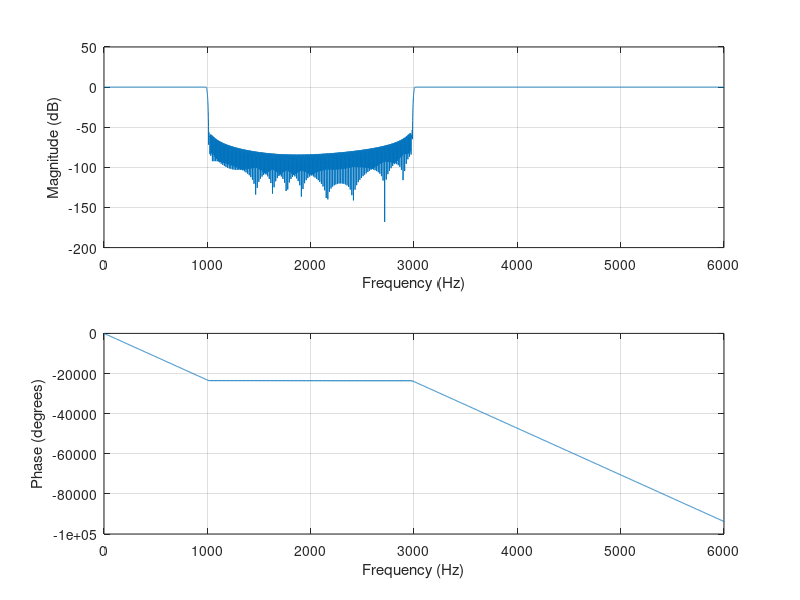
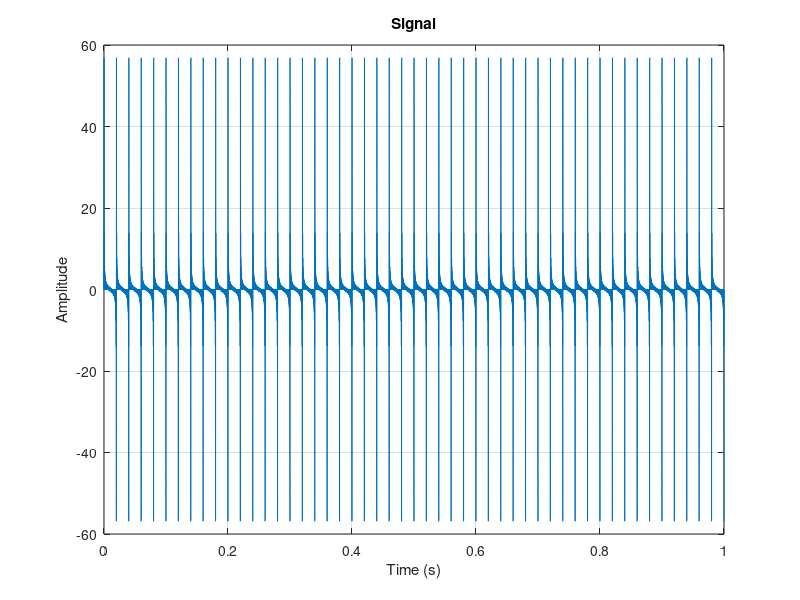
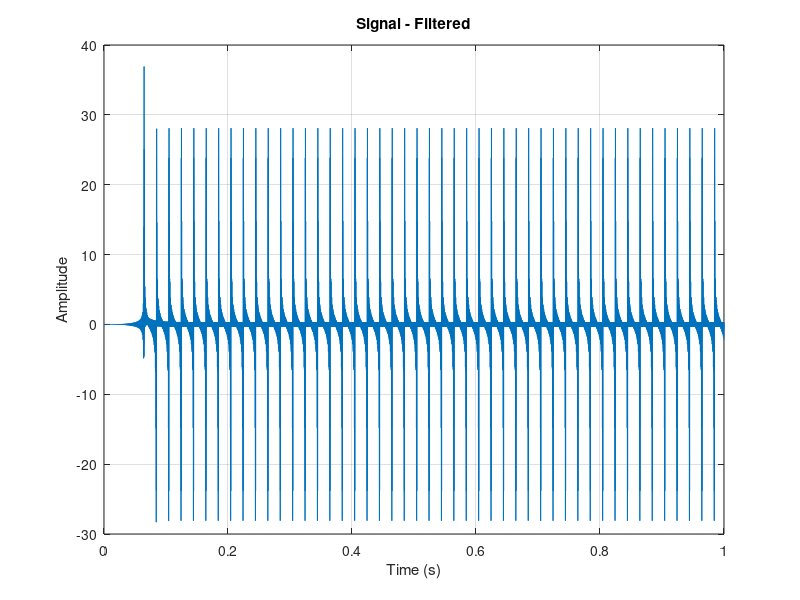
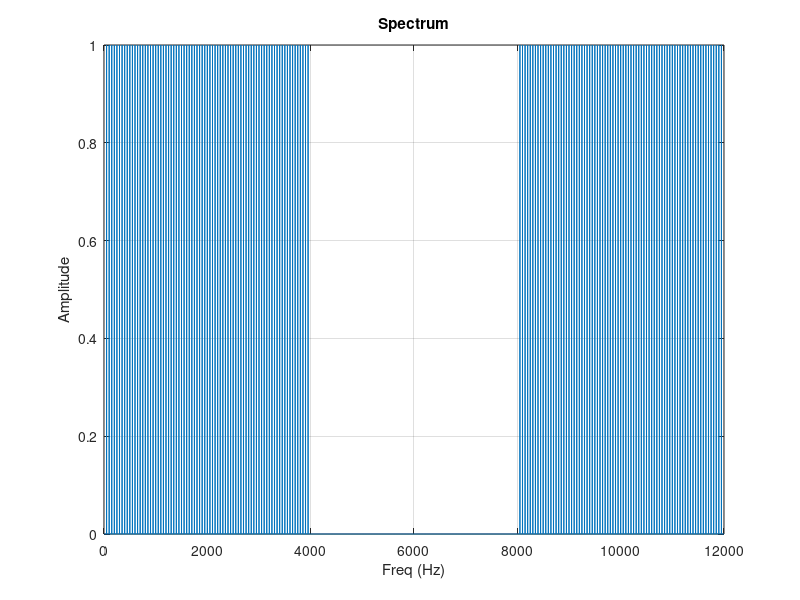

These charts were generated, in order, by the following MATLAB code:
fs = 12000;
N = 12000;

Nb = 1550;
Wn = [
    1000 / (fs / 2)
    3000 / (fs / 2)
];
b = fir1(Nb, Wn, 'stop');

% Print filter coefficients (float64_t)
fprintf('%.15g, ', b);
fprintf('\n');

% Print filter coefficients (q15_t)
b_q15 = int16(round(b * 32768));
b_q15(b_q15 > 32767) = 32767;
b_q15(b_q15 < -32768) = -32768;
fprintf('%d, ', b_q15);
fprintf('\n');

% Frequency characteristics
freqz(b, 1, N, fs);

% Verification
ts = 1 / fs;
t = (0:N-1)*ts;
df = (fs/N);
f = (0:N-1)*df;

X = 0;
for n = 1:79
    X = X + sin(2*pi*n*50*t);
end
% 16-bit uniform quantization
X = round((X + 1)*32767.5)/32767.5 - 1;

figure;
plot(t, X);
xlabel('Time (s)');
ylabel('Amplitude');
title('Signal');
grid on;

XF = filter(b, 1, X);

figure;
plot(t, XF);
xlabel('Time (s)');
ylabel('Amplitude');
title('Signal - Filtered');
grid on;

Y = 2 * abs(fft(X)) / N;

figure;
plot(f, Y);
ylim([0.0 1.0]);
xlabel("Freq (Hz)");
ylabel("Amplitude");
title('Spectrum');
grid on;

YF = 2 * abs(fft(XF)) / N;

figure;
plot(f, YF);
ylim([0.0 1.0]);
xlabel("Freq (Hz)");
ylabel("Amplitude");
title('Spectrum - Filtered');
grid on;
